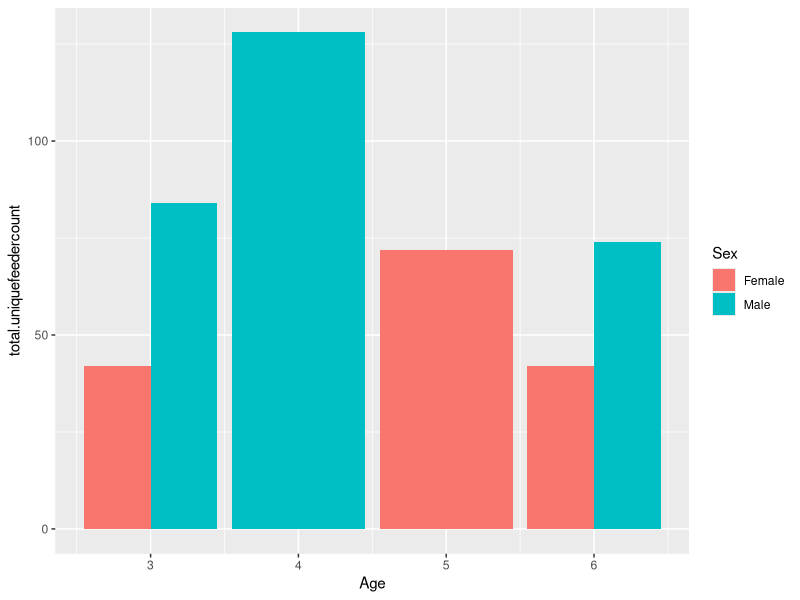

This figure's R source:
## ---- chunk 1
rm(list=ls()) #clear's R's brain
library(here)
library(tidyverse)
library(ggfortify)
## ---- chunk 2
dates <- read.csv(here("Data", "dates.csv"))
## ---- chunk 3
totals <- dates |>
  group_by(Age, Sex) |>
  summarise(total.uniquefeedercount = sum(UniqueFeederCount))
## ---- chunk 4
df_remove_All <- totals[complete.cases(totals), ]
## ---- chunk 5
ggplot(df_remove_All, aes(x = Age, y = total.uniquefeedercount, fill = Sex))+
     geom_bar(stat = "identity", position = "dodge")
## ---- chunk 6
dates.mat <- xtabs(total.uniquefeedercount ~ Age + Sex, data = df_remove_All)
## ---- chunk 7
chisq.test(dates.mat)
